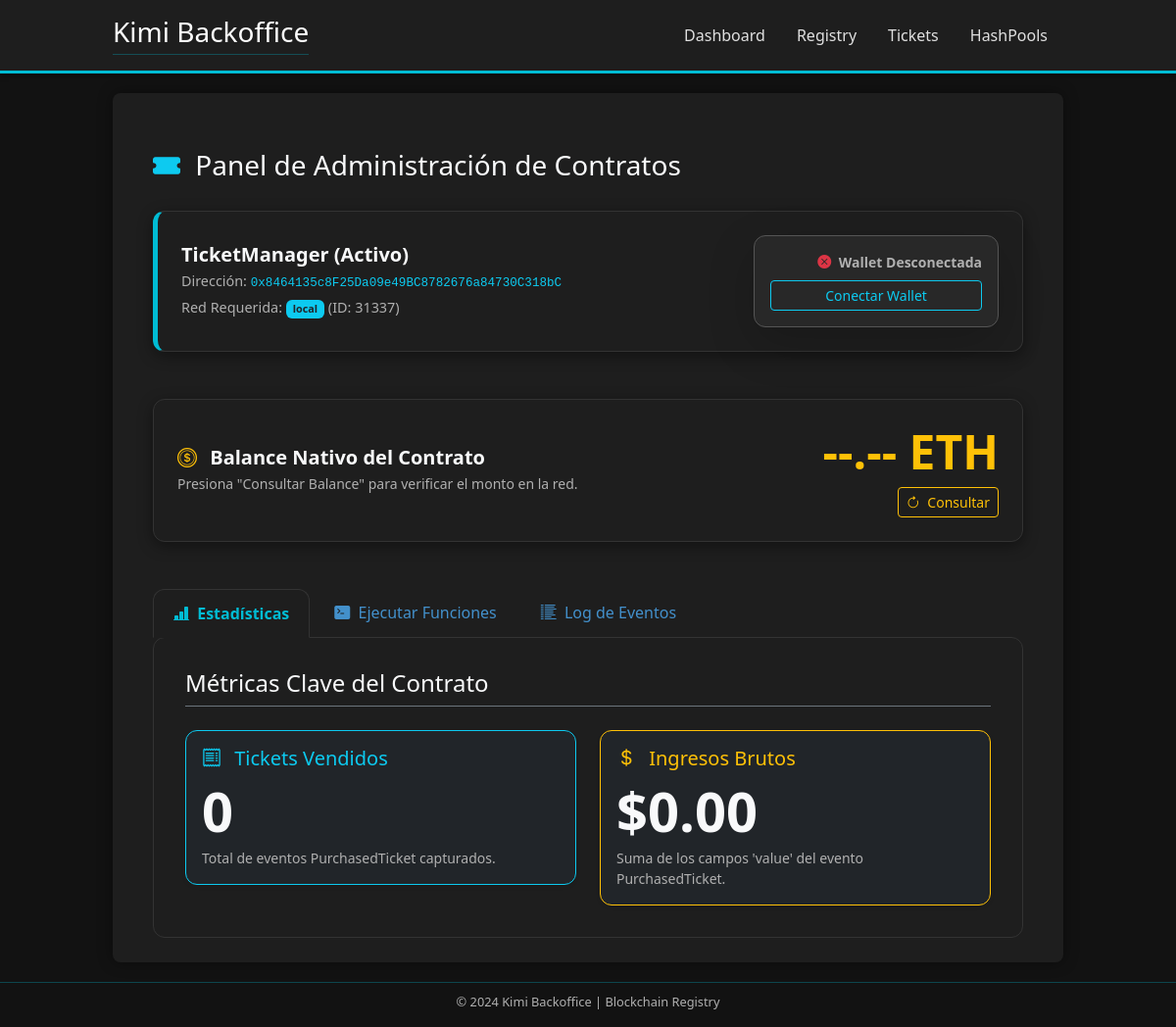
The page /tickets/ on the database its author committed.
### contractRegistry/models.py (models this page shows, shortened)
class DeployedContract(models.Model):
    contract_version = models.ForeignKey(ContractVersion, on_delete=models.PROTECT, related_name='deployments')
    network = models.ForeignKey(Network, on_delete=models.PROTECT, related_name='deployed_contracts')
    is_current = models.BooleanField(default=False)
    deployerAddress = models.ForeignKey(DeployerAddress, on_delete=models.PROTECT)
    base_contract = models.ForeignKey(BaseContract, on_delete=models.CASCADE, related_name='deployed_instances', editable=False, db_index=False)
    created_at = models.DateTimeField(auto_now_add=True)
    updated_at = models.DateTimeField(auto_now=True)
    params = models.JSONField(blank=True, null=True, help_text="Parámetros del constructor usados en el despliegue.")
    status = models.CharField(
        max_length=15,
        choices=DeploymentStatus.choices,
        default=DeploymentStatus.PENDING_SIGNATURE
    )
    transaction_hash = models.CharField(
        max_length=66,
        null=True,
        blank=True,
        unique=True
    )
    raw_tx_data = models.JSONField(
        null=True,
        blank=True,
        help_text="Datos de la transacción sin firmar, generados por web3.py."
    )
    address = models.CharField(max_length=42, null=True, blank=True)
    gas_used = models.BigIntegerField(null=True, blank=True)
    class Meta:
        constraints = [
            UniqueConstraint(
                fields=['address', 'network'],
                name='unique_address_per_network'
            ),
            UniqueConstraint(
                fields=['network', 'base_contract'],
                condition=Q(is_current=True),
                name='unique_deployment_per_base_contract_per_network'
            )
        ]

class BaseContract(models.Model):
    name = models.CharField(max_length=100, unique=True)
    descripcion = models.TextField(blank=True, help_text="Descripción opcional del contrato base.")
    created_at = models.DateTimeField(auto_now_add=True)

class Network(models.Model):
    name = models.CharField(max_length=100, unique=True)
    rpc_url = models.URLField()
    chain_id = models.PositiveIntegerField(unique=True)

### tickets/views.py (the view)
# urls.py: path('', views.ticketDashboard, name='index'),
def ticketDashboard(request):
    try:
        current_contract = DeployedContract.objects.filter(base_contract__name='TicketManager', is_current = True).latest('updated_at')
    except DeployedContract.DoesNotExist:
        context = {
            'error_message': 'No se encontró un contrato "TicketManager" activo y vigente. Por favor, despliega uno.'
        }
        return render(request, 'tickets/dashboard.html', context)
    recent_events = TicketEventLog.objects.filter(
        deployed_contract=current_contract
    ).order_by('-timestamp')[:10]
    contract_abi = current_contract.contract_version.abi
    total_ingresos = TicketEventLog.objects.filter(
        deployed_contract=current_contract,
        event_name='PurchasedTicket' # Usamos el evento específico de compra
    ).aggregate(
        total_amount=Sum('event_data__value')
    )['total_amount'] or 0
    total_tickets_comprados = TicketEventLog.objects.filter(
        deployed_contract=current_contract,
        event_name='PurchasedTicket'
    ).count()
    stats = {
        'total_tickets_vendidos': total_tickets_comprados,
        'ingresos_brutos': total_ingresos,
    }
    context = {
        'contract': current_contract,
        'recent_events': recent_events,
        'abi': contract_abi,
        'stats': stats,
    }
    return render(request, 'tickets/dashboard.html', context)

### templates/tickets/dashboard.html (shortened to what this page needs)
{% extends "base.html" %}
{% load static %}
{% block content %}
<div class="centered-container mx-auto dashboard-content">
    <div class="d-flex justify-content-between align-items-center mb-4">
        <h2 class="h3 text-light mb-0" style="border-bottom: none !important;">
            <i class="bi bi-ticket-fill me-2 text-info"></i> Panel de Administración de Contratos
        </h2>
    </div>
    {% if error_message %}
        <div class="base-card p-4 text-center mt-4 border border-danger">
            <i class="bi bi-exclamation-triangle-fill text-danger" style="font-size: 3rem;"></i>
            <h4 class="text-danger mt-3">Error de Contrato Activo</h4>
            <p class="text-dim mb-0">
                {{ error_message }}
            </p>
        </div>
    {% else %}
        <div class="base-card contract-info-card mb-5 d-flex flex-column flex-md-row justify-content-between align-items-md-center">
            <div class="mb-3 mb-md-0">
                <h5 class="fw-bold text-light mb-1">{{ contract.base_contract.name }} (Activo)</h5>
                <p class="text-dim mb-1" style="font-size: 0.9rem;">
                    Dirección: <code class="text-info">{{ contract.address }}</code>
                </p>
                <p class="text-dim mb-0" style="font-size: 0.9rem;">
                    Red Requerida: <span class="badge bg-info text-dark fw-bold" id="required-network-name">{{ contract.network.name }}</span> (ID: {{ contract.network.chain_id }})
                </p>
            </div>
            <div id="metamask-status-card" class="base-card p-3 shadow-lg border-secondary" style="min-width: 250px;">
                <p class="mb-2 small fw-bold text-dim" id="metamask-status-text">
                    <i class="bi bi-x-circle-fill text-danger me-1"></i> Wallet Desconectada
                </p>
                <button id="connect-metamask-btn" class="btn btn-sm btn-outline-info w-100" onclick="AdminDashboard.connectWallet()">
                    Conectar Wallet
                </button>
            </div>
        </div>
        <div class="row mb-5">
            <div class="col-12">
                <div id="contractBalanceCard" class="base-card p-4 d-flex flex-column flex-md-row justify-content-between align-items-center">
                    <div class="mb-3 mb-md-0">
                        <h5 class="fw-bold text-light mb-1"><i class="bi bi-coin me-2 text-warning"></i> Balance Nativo del Contrato</h5>
                        <p id="balanceStatus" class="text-dim small mb-0">Presiona "Consultar Balance" para verificar el monto en la red.</p>
                    </div>
                    <div class="text-center text-md-end">
                        <p id="contractBalanceDisplay" class="display-5 fw-bolder text-warning mb-2">
                            --.-- ETH
                        </p>
                        <button id="refreshBalanceBtn" class="btn btn-sm btn-outline-warning">
                            <i class="bi bi-arrow-clockwise me-1"></i> Consultar
                        </button>
                    </div>
                </div>
            </div>
        </div>
        <ul class="nav nav-tabs" id="ticketTabs" role="tablist">
            <li class="nav-item" role="presentation">
                <button class="nav-link active" id="stats-tab" data-bs-toggle="tab" data-bs-target="#stats" type="button" role="tab" aria-controls="stats" aria-selected="true">
                    <i class="bi bi-bar-chart-line-fill me-1"></i> Estadísticas
                </button>
            </li>
            <li class="nav-item" role="presentation">
                <button class="nav-link" id="execute-tab" data-bs-toggle="tab" data-bs-target="#execute" type="button" role="tab" aria-controls="execute" aria-selected="false">
                    <i class="bi bi-terminal-fill me-1"></i> Ejecutar Funciones
                </button>
            </li>
            <li class="nav-item" role="presentation">
                <button class="nav-link" id="events-tab" data-bs-toggle="tab" data-bs-target="#events" type="button" role="tab" aria-controls="events" aria-selected="false">
                    <i class="bi bi-list-columns-reverse me-1"></i> Log de Eventos
                </button>
            </li>
        </ul>
        <div class="tab-content base-card" id="ticketTabsContent">
            <div class="tab-pane fade show active" id="stats" role="tabpanel" aria-labelledby="stats-tab">
                <h4 class="text-light mb-4 border-bottom border-secondary pb-2">Métricas Clave del Contrato</h4>
                <div class="row g-4">
                    <div class="col-md-6">
                        <div class="card bg-dark text-light border-info base-card shadow-sm">
                            <div class="card-body">
                                <h5 class="card-title text-info"><i class="bi bi-receipt me-2"></i> Tickets Vendidos</h5>
                                <p class="card-text display-4 fw-bold mb-1">{{ stats.total_tickets_vendidos|default:0 }}</p>
                                <p class="card-text text-dim small">Total de eventos PurchasedTicket capturados.</p>
                            </div>
                        </div>
                    </div>
                    <div class="col-md-6">
                        <div class="card bg-dark text-light border-warning base-card shadow-sm">
                            <div class="card-body">
                                <h5 class="card-title text-warning"><i class="bi bi-currency-dollar me-2"></i> Ingresos Brutos</h5>
                                <p class="card-text display-4 fw-bold mb-1">${{ stats.ingresos_brutos|default:0|floatformat:2 }}</p>
                                <p class="card-text text-dim small">Suma de los campos 'value' del evento PurchasedTicket.</p>
                            </div>
                        </div>
                    </div>
                </div>
            </div>
        </div>
    {% endif %}
</div>
{% endblock %}

### templates/base.html (style rules this page uses)
:root { --base-bg: #121212; --card-bg: #1e1e1e; --accent: #00bcd4; --success: #4caf50; --text-light: #e0e0e0; --text-dim: #a0a0a0; }
body { background-color: var(--base-bg); color: var(--text-light); font-family: 'Segoe UI', Tahoma, Geneva, Verdana, sans-serif; margin: 0; padding: 0; }
.centered-container { max-width: 1000px; padding: 0 15px; }
h1, h2, h3 { color: var(--accent); border-bottom: 1px solid rgba(0, 188, 212, 0.3); padding-bottom: 5px; margin-bottom: 20px; }
.nav-tabs .nav-link:not(.active) { color: #4390cbff !important; transition: color 0.2s; }

### templates/tickets/dashboard.html (style rules this page uses)
:root { --primary-dark: #121212; --card-dark: #1e1e1e; --accent-color: #00bcd4; --text-dim: #b0b0b0; }
body { background-color: var(--primary-dark) !important; color: #ffffff; }
.dashboard-content { max-width: 1000px; min-height: 80vh; margin-top: 2rem; padding: 0 1rem; }
.base-card { background-color: var(--card-dark); border: 1px solid #333; border-radius: 0.75rem; box-shadow: 0 4px 15px rgba(0, 0, 0, 0.4); }
.text-dim { color: var(--text-dim) !important; }
.contract-info-card { border-left: 5px solid var(--accent-color); padding: 1.5rem; transition: transform 0.2s ease; }
#metamask-status-card { border-color: #555 !important; background-color: #282828 !important; min-width: 250px; text-align: right; }
#connect-metamask-btn { transition: all 0.2s; }
.nav-tabs { border-bottom: none; }
.nav-tabs .nav-link { color: var(--text-dim); border: none; border-radius: 0.75rem 0.75rem 0 0; margin-right: 5px; padding: 0.75rem 1.25rem; transition: all 0.3s; }
.nav-tabs .nav-link.active { background-color: var(--card-dark); color: var(--accent-color) !important; font-weight: bold; border: 1px solid #333; border-bottom-color: var(--card-dark) !important; }
.tab-content { background-color: var(--card-dark) !important; border: 1px solid #333; border-top-left-radius: 0; border-radius: 0.75rem; padding: 2rem !important; box-shadow: none; }

### rows shown on the page
DeployedContract: base_contract.name "TicketManager", address "0x8464135c8F25Da09e49BC8782676a84730C318bC", network.name "local", network.chain_id "31337"

### other values the page prints
{{ stats.total_tickets_vendidos|default:0 }} "0"
{{ stats.ingresos_brutos|default:0|floatformat:2 }} "0.00"
{{ year|default:'2024' }} "2024"
